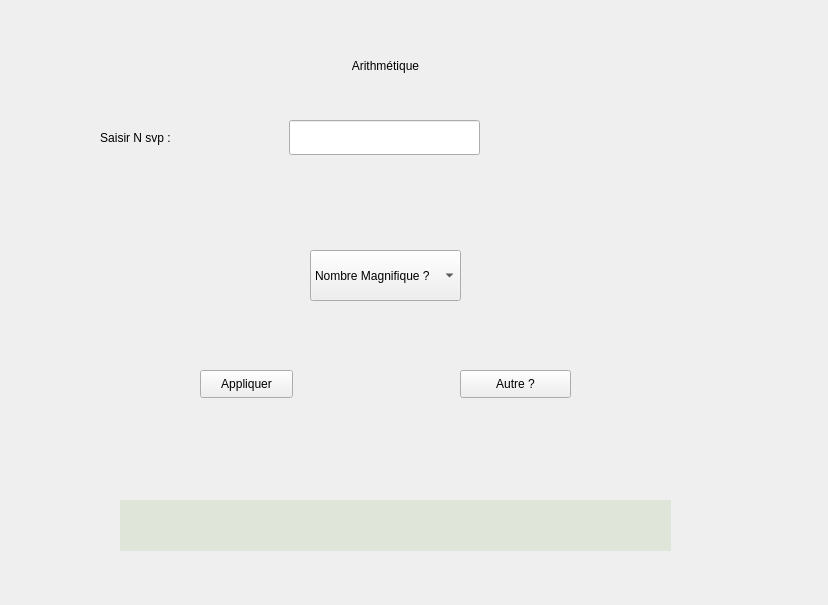
<?xml version="1.0" encoding="UTF-8"?>
<ui version="4.0">
 <class>Form</class>
 <widget class="QWidget" name="Form">
  <property name="geometry">
   <rect>
    <x>0</x>
    <y>0</y>
    <width>828</width>
    <height>605</height>
   </rect>
  </property>
  <property name="windowTitle">
   <string>Form</string>
  </property>
  <widget class="QLabel" name="label">
   <property name="geometry">
    <rect>
     <x>180</x>
     <y>50</y>
     <width>411</width>
     <height>31</height>
    </rect>
   </property>
   <property name="styleSheet">
    <string notr="true">font: 75 11pt &quot;MS Shell Dlg 2&quot;;</string>
   </property>
   <property name="text">
    <string>Arithmétique</string>
   </property>
   <property name="alignment">
    <set>Qt::AlignCenter</set>
   </property>
  </widget>
  <widget class="QLabel" name="label_2">
   <property name="geometry">
    <rect>
     <x>40</x>
     <y>120</y>
     <width>191</width>
     <height>35</height>
    </rect>
   </property>
   <property name="styleSheet">
    <string notr="true">font: 75 11pt &quot;MS Shell Dlg 2&quot;;</string>
   </property>
   <property name="text">
    <string>Saisir N svp :</string>
   </property>
   <property name="alignment">
    <set>Qt::AlignCenter</set>
   </property>
  </widget>
  <widget class="QLineEdit" name="inputN">
   <property name="geometry">
    <rect>
     <x>289</x>
     <y>120</y>
     <width>191</width>
     <height>35</height>
    </rect>
   </property>
  </widget>
  <widget class="QPushButton" name="pushButton">
   <property name="geometry">
    <rect>
     <x>200</x>
     <y>370</y>
     <width>93</width>
     <height>28</height>
    </rect>
   </property>
   <property name="styleSheet">
    <string notr="true">font: 75 10pt &quot;MS Shell Dlg 2&quot;;</string>
   </property>
   <property name="text">
    <string>Appliquer</string>
   </property>
  </widget>
  <widget class="QPushButton" name="pushButton_2">
   <property name="geometry">
    <rect>
     <x>460</x>
     <y>370</y>
     <width>111</width>
     <height>28</height>
    </rect>
   </property>
   <property name="styleSheet">
    <string notr="true">font: 75 10pt &quot;MS Shell Dlg 2&quot;;</string>
   </property>
   <property name="text">
    <string>Autre ?</string>
   </property>
  </widget>
  <widget class="QLabel" name="resultat">
   <property name="geometry">
    <rect>
     <x>120</x>
     <y>500</y>
     <width>551</width>
     <height>51</height>
    </rect>
   </property>
   <property name="styleSheet">
    <string notr="true">font: 75 11pt &quot;MS Shell Dlg 2&quot;;
background-color: rgb(224, 229, 218);</string>
   </property>
   <property name="text">
    <string/>
   </property>
   <property name="alignment">
    <set>Qt::AlignCenter</set>
   </property>
  </widget>
  <widget class="QRadioButton" name="radioButton">
   <property name="geometry">
    <rect>
     <x>-20</x>
     <y>600</y>
     <width>95</width>
     <height>20</height>
    </rect>
   </property>
   <property name="text">
    <string/>
   </property>
  </widget>
  <widget class="QComboBox" name="comboBox">
   <property name="geometry">
    <rect>
     <x>310</x>
     <y>250</y>
     <width>151</width>
     <height>51</height>
    </rect>
   </property>
   <item>
    <property name="text">
     <string>Nombre Magnifique ?</string>
    </property>
   </item>
   <item>
    <property name="text">
     <string>Nombre Puissant ?</string>
    </property>
   </item>
   <item>
    <property name="text">
     <string>Nombre Extra ?</string>
    </property>
   </item>
  </widget>
 </widget>
 <resources/>
 <connections/>
</ui>
